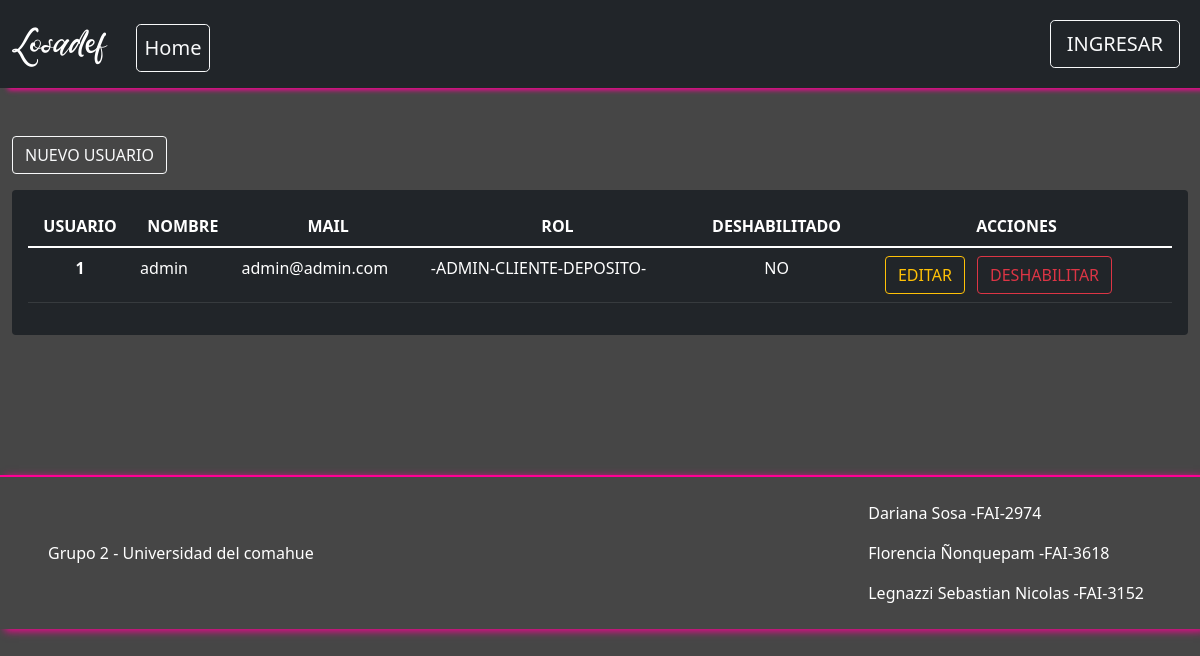
The app's page /Vista/Admin/listaUsuarios.php with its own data.
### tables this page shows
CREATE TABLE IF NOT EXISTS `usuario` (
  `idUsuario` bigint(20) NOT NULL AUTO_INCREMENT,
  `usNombre` varchar(50) NOT NULL,
  `usPass` varchar(150) NOT NULL,
  `usMail` varchar(50) NOT NULL,
  `usDeshabilitado` timestamp NULL DEFAULT NULL,
  PRIMARY KEY (`idUsuario`),
  UNIQUE KEY `idusuario` (`idUsuario`)
);

### util/funciones.php (called while the page is built, shortened)
<?php
spl_autoload_register(function ($class_name){
    $directorys = array(
        $GLOBALS['ROOT'].'Modelo/',
        $GLOBALS['ROOT'].'Modelo/conector/',
        $GLOBALS['ROOT'].'Control/',
    );
});
?>

### Modelo/Usuario.php (called while the page is built, shortened)
<?php
class Usuario{
    private $idUsuario;
    private $usNombre;
    private $usMail;
    private $usDeshabilitado;
    public function setIdUsuario($idUsuario){
        $this->idUsuario = $idUsuario;
    }
    public function setUsNombre($usNombre){
        $this->usNombre = $usNombre;
    }
    public function setUsMail($usMail){
        $this->usMail = $usMail;
    }
    public function setUsDeshabilitado($usDeshabilitado){
        $this->usDeshabilitado = $usDeshabilitado;
    }
    public function getIdUsuario(){
        return $this->idUsuario;
    }
    public function getUsNombre(){
        return $this->usNombre;
    }
    public function getUsMail(){
        return $this->usMail;
    }
    public function getUsDeshabilitado(){
        return $this->usDeshabilitado;
    }
    public function __construct(){
        $this->idUsuario = "";
        $this->usNombre = "";
        $this->usMail = "";
        $this->usDeshabilitado = "";
    }
    public static function listar($parametro = ""){
        $arreglo = null;
        $base = new BaseDatos();
        $sql = "SELECT * FROM usuario ";
        if ($parametro != "") {
            $sql .= 'WHERE ' . $parametro;
        }
        $res = $base->Ejecutar($sql);
        if ($res > -1) {
            if ($res > 0) {
				$arreglo = array();
                while ($row = $base->Registro()) {
                    $obj = new Usuario();
                    $obj->setear($row['idUsuario'],$row['usNombre'], $row['usPass'], $row['usMail'], $row['usDeshabilitado']);
                    array_push($arreglo, $obj);
                }
            }
        } else {
            $this->setMensajeOperacion("Usuario->listar: " . $base->getError());
        }
        return $arreglo;
    }
}

### modelo/conector/BaseDatos.php (called while the page is built, shortened)
<?php
class BaseDatos extends PDO {
  	private $conec;
  	private $indice;
  	private $resultado;
    public function __construct(){
        $this->indice =0;
        try {
           $this->conec=true;
        }catch (PDOException $e) {
            $this->sql = $e->getMessage();
            $this->conec=false;
        }
    }
    public function Iniciar(){
        return $this->getConec();
    }
    public function getConec(){
        return $this->conec;
    }
    public function setSQL($e){
        return "\n".$this->sql = $e;
    }
    public function Ejecutar($sql){
        $resp = null;
        if ( stristr($sql,"select")){
            $resp =  $this->EjecutarSelect($sql);
        }
        return $resp;
   }
   private function EjecutarSelect($sql){
       $cant = -1;
       $resultado=parent::query($sql);
       if(!$resultado){
           $this->analizarDebug();
       }else {
          $arregloResult = $resultado->fetchAll();
          $cant = count($arregloResult);
       }
       return $cant;
   }
   public function Registro() {
       $filaActual = false;
       $indiceActual = $this->getIndice();
       if ($indiceActual>=0) {
           $filas = $this->getResultado();
           if($indiceActual<count($filas)){
               $filaActual =  $filas[$indiceActual];
           }else {
               $this->setIndice(-1);
           }
       }
       return $filaActual;
   }
   private function setIndice ($valor){
       $this->indice = $valor;
   }
   private function getIndice (){
       return $this->indice;
   }
   private function setResultado($valor){
       $this->resultado = $valor;
   }
   private function getResultado(){
      return $this->resultado;
   }
}

### Control/C_Usuario.php (called while the page is built, shortened)
<?php
class C_Usuario
{
    public function buscar($param)
    {
        $where = "true";
        $objUsuario = new Usuario();
        $arreglo = $objUsuario->listar($where);
        return $arreglo;
    }
}

### Control/C_UsuarioRol.php (called while the page is built, shortened)
<?php
class C_UsuarioRol
{
    public function buscar($param)
    {
        $where = " true ";
        if ($param <> NULL) {
            if (isset($param['idUsuario']))
                $where .= " and idUsuario='" . $param['idUsuario'] . "'";
        }
        $arreglo = UsuarioRol::listar($where, "");
        return $arreglo;
    }
    public function darDescripcionRoles($arrayUsuarios){
        $rolesUs = [];
        foreach ($arrayUsuarios as $us) {
            $param['idUsuario'] = $us->getIdUsuario();
            array_push($rolesUs, $this->buscar($param));
        }
        $rolesDesc = [];
        foreach ($rolesUs as $rolUs) {
            $roles = [];
            foreach ($rolUs as $rolU) {
                $rol = $rolU->getRol()->getRolDescripcion();
                array_push($roles, $rol);
            }
            array_push($rolesDesc, $roles);
        }
        return $rolesDesc;
    }
}

### Modelo/Rol.php (called while the page is built, shortened)
<?php
include_once('Conector/BaseDatos.php');
class Rol
{
    private $idRol;
    public function setIdRol($idRol)
    {
        $this->idRol = $idRol;
    }
    public function getIdRol()
    {
        return $this->idRol;
    }
    public function __construct()
    {
        $this->idRol = "";
    }
    public function cargar()
    {
        $resp = false;
        $base = new BaseDatos();
        $sql = "SELECT * FROM rol WHERE idRol = " . $this->getIdrol();
        if ($base->Iniciar()) {
            $res = $base->Ejecutar($sql);
            if ($res > -1) {
                if ($res > 0) {
                    $row = $base->Registro();
                    $resp = true;
                }
            }
        } else {
            $this->setMensajeOperacion("rol->listar: " . $base->getError());
        }
        return $resp;
    }
}

### Modelo/UsuarioRol.php (called while the page is built, shortened)
<?php
include_once('Conector/BaseDatos.php');
class UsuarioRol{
    public static function listar($parametro = "")
    {
        $arreglo = array();
        $base = new BaseDatos();
        $consultasql = "SELECT * FROM usuariorol ";
        if ($parametro != "") {
            $consultasql .= 'WHERE ' . $parametro;
        }
        $res = $base->Ejecutar($consultasql);
        if ($res > -1) {
            if ($res > 0) {
                while ($row = $base->Registro()) {
                    $objRol = NULL;
                    if ($row['idRol'] != null) {
                        $objRol = new Rol();
                        $objRol->setIdRol($row['idRol']);
                        $objRol->cargar();
                    }
                    $obj = new Usuariorol();
                    $obj->setRol($objRol);
                    array_push($arreglo, $obj);
                }
            }
        }
        return $arreglo;
    }
}

### Vista/Admin/listaUsuarios.php (the view, shortened to what this page needs)
<?php
include_once('../estructura/Cabecera.php');
$objUsuario = new C_Usuario;
$objUsuarioRol = new C_UsuarioRol;
$arrayUsers = $objUsuario->buscar(NULL);
if ($arrayUsers != null) {
    $cantUsers = count($arrayUsers);
    $rolesDesc = $objUsuarioRol->darDescripcionRoles($arrayUsers);
} else {
    $cantUsers = -1;
}
$i = 0;
?>
<div class="container-fluid mx-auto m-5">
    <?php
    if ($cantUsers > -1) {
    ?>
        <div class="mb-3">
            <a class="btn text-decoration-none btn btn-outline-light" href="registrarse.php">NUEVO USUARIO</a>
        </div>
        <div class="rounded p-3 mb-2 bg-dark text-white">
            <table class="table table-dark table-hover p-5">
                <thead class="text-center">
                    <tr>
                        <th scope="col-4">USUARIO</th>
                        <th scope="col-4">NOMBRE</th>
                        <th scope="col-4">MAIL</th>
                        <th scope="col-4">ROL</th>
                        <th scope="col-6">DESHABILITADO</th>
                        <th scope="col-6">ACCIONES</th>
                    </tr>
                </thead>
                <tbody>
                    <?php
                    while ($i < $cantUsers) {
                    ?>
                        <tr>
                            <th scope="row" class="text-center"><?php echo $i + 1 ?></th>
                            <td><?php echo $arrayUsers[$i]->getUsNombre() ?></td>
                            <td> <?php echo $arrayUsers[$i]->getUsMail() ?> </td>
                            <td> <?php $msn = "-";
                                    foreach ($rolesDesc[$i] as $rol) {
                                        $msn = $msn . $rol . "-";
                                    }
                                    echo $msn ?>
                            </td>
                            <td class="text-center"> <?php echo $arrayUsers[$i]->getUsDeshabilitado() == NULL ? "NO" : $arrayUsers[$i]->getUsDeshabilitado(); ?> </td>
                            <td>
                                <form method='post' action='actualizarLogin.php' id="'<?php echo $arrayUsers[$i]->getIdUsuario() ?>">
                                    <button type="submit" class="ms-3 text-decoration-none btn btn-outline-warning"> EDITAR </button>
                                    <?php echo $arrayUsers[$i]->getUsDeshabilitado() == NULL ?
                                        "<button type='button' class='mx-2 text-decoration-none btn btn-outline-danger deshabilitar'>
                        DESHABILITAR
                        </button>" :
                                        "<button type='button' class='mx-2 text-decoration-none btn btn-outline-danger habilitar'>
                        HABILITAR
                        </button>";
                                    ?>
                                </form>
                            </td>
                        </tr>
                    <?php
                        $i++;
                    } ?>
                </tbody>
            </table>
        </div>
    <?php
    } else {
    ?>
        <div class="alert alert-warning" role="alert">
            No existen usuarios cargados...
        </div>
    <?php
    }
    ?>
</div>
<?php
include_once("../estructura/Pie.php")
?>

### vista/css/producto.css (style rules this page uses)
html { scroll-behavior: smooth; }
body { background-color: rgb(70, 70, 70); }

### records on screen
usuario: usNombre "admin", usMail "admin@admin.com", msn "-ADMIN-CLIENTE-DEPOSITO-", shows "NO", shows "DESHABILITAR"
